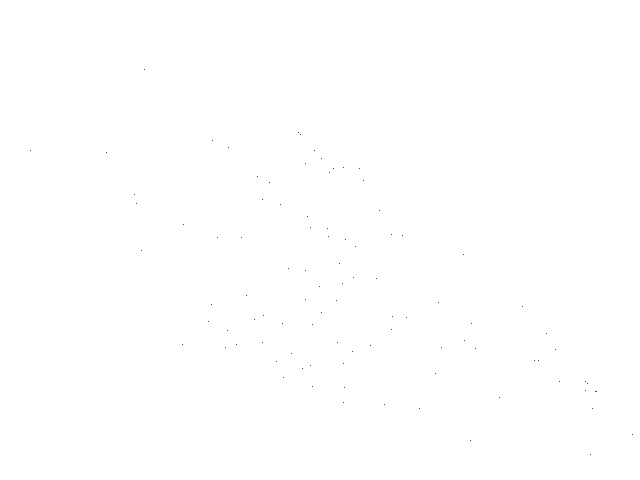
Frame 1 (no input)
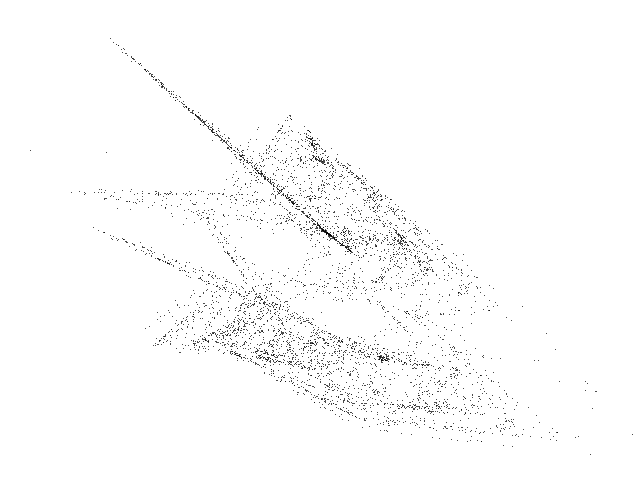
Frame 60 (the mouse pressed at the canvas centre just before this capture)
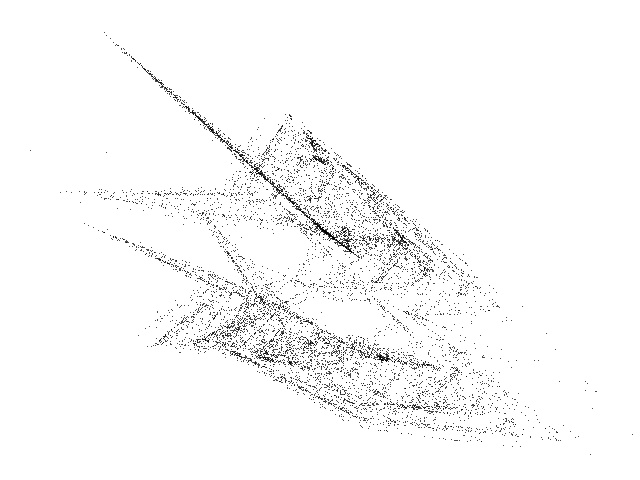
Frame 120 (the mouse held since frame 60 and released just before this capture)

The Processing sketch that drew these frames (run headless with seeded random() and noise(); from frame 60 on, the mouse is pressed at the canvas centre):

// Processing sketch: Polynomial_D
// ── Polynomial_D.pde
// Polynomial D chaotic map //

  float x = 0.0;
  float y = 0.0;
  float z = 0.0;
  float p0 = 0.607407407;
  float p1 = 1.159;
  float p2 = 0.281481481;
  float p3 = -0.191;
  float p4 = -0.348;
  float p5 = -0.176;
  float p6 = -0.702;
  float p7 = -0.693;
  float p8 = -0.521;
  float p9 = 0.399;
  float p10 = -0.968;
  float p11 = 0.958;
  float p12 = 0.305;
  float p13 = -0.43;
  float p14 = 0.133;
  float p15 = 0.416;
  float p16 = 1.144;
  float p17 = -0.651851852;
  float p18 = -0.844444444;
  float p19 = 0.754;
  float p20 = -0.414814815;


void setup() {
  
  size(640, 480);
  background(255);
  
}

void draw() {
  
  for (int i=0; i<100; i++) {
    
    float nx = x;
    float ny = y;
    float nz = z;
    
    x = p0+p1*nx+p2*ny+p3*nz+p4*abs(nx)+p5*abs(ny)+p6*abs(nz);
    y = p7+p8*nx+p9*ny+p10*nz+p11*abs(nx)+p12*abs(ny)+p13*abs(nz);
    z = p14+p15*nx+p16*ny+p17*nz+p18*abs(nx)+p19*abs(ny)+p20*abs(nz);
  
    point(-220 + (300 * x), 220 + (225 * y));
        
  }

}
